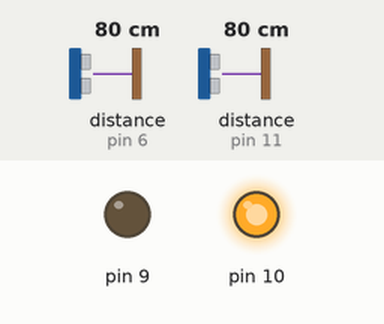
Recording of a sketch running on a simulated Arduino Uno, built with avr-gcc and run on an emulated ATmega328P. Shown: output pins drawn as LEDs (lit = HIGH). The inputs (shaded band) are chosen by the test bench; at power-on: distance to the obstacle (sensors on pin 6, pin 11) 80 cm. The echo pulse lasts 58.3 µs per cm; what the sketch prints to the serial monitor is not drawn.

Above: at 3.8 s.
3.9 s: distance to the obstacle (sensor on pin 6) set to 54 cm
6.2 s: distance to the obstacle (sensor on pin 6) set to 45 cm
At 8.4 s:
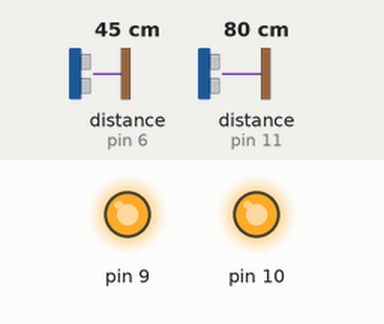
9.1 s: distance to the obstacle (sensor on pin 6) set to 54 cm
11.4 s: distance to the obstacle (sensor on pin 6) set to 62 cm
At 13.4 s:
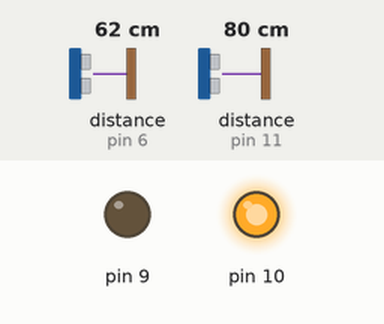
13.7 s: distance to the obstacle (sensor on pin 6) set to 2 cm
At 14.5 s:
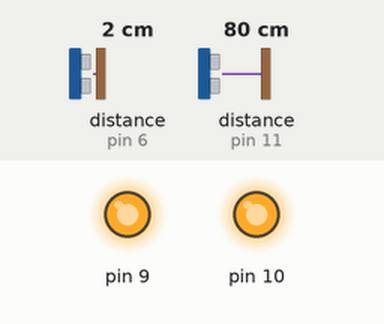
Timing chart, 0 to 16.7 s (numbered marks = the images above; inputs shaded):
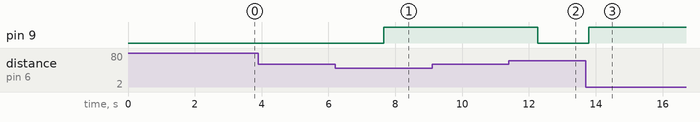

The sketch:

final_.ino
```cpp
#include <NewPing.h>

#define TRIGGER_PIN  12  // Arduino pin tied to trigger pin on the ultrasonic sensor.
#define ECHO_PIN     11  // Arduino pin tied to echo pin on the ultrasonic sensor.
#define TRIGGER_PIN_2  7  // Arduino pin tied to trigger pin on the ultrasonic sensor.
#define ECHO_PIN_2     6  // Arduino pin tied to echo pin on the ultrasonic sensor.
#define MAX_DISTANCE 200 // Maximum distance we want to ping for (in centimeters). Maximum sensor distance is rated at 400-500cm.

NewPing sonar(TRIGGER_PIN, ECHO_PIN, MAX_DISTANCE); // NewPing setup of pins and maximum distance.
NewPing sonar_2(TRIGGER_PIN_2, ECHO_PIN_2, MAX_DISTANCE); // NewPing setup of pins and maximum distance.
long distancia;
long distancia_2;

void setup() {
 Serial.begin(115200); // Open serial monitor at 115200 baud to see ping results.
 pinMode(9,OUTPUT);
 pinMode(10,OUTPUT);
 digitalWrite(9,LOW);
 digitalWrite(10,HIGH);

}

void loop() {
 delay(1500);                      // Wait 50ms between pings (about 20 pings/sec). 29ms should be the shortest delay between pings.

 digitalWrite(ECHO_PIN, LOW);
 digitalWrite(ECHO_PIN_2, LOW);
 unsigned int uS = sonar.ping(); // Send ping, get ping time in microseconds (uS).
 Serial.print("Ping: ");
 Serial.print(uS / US_ROUNDTRIP_CM); // Convert ping time to distance in cm and print result (0 = outside set distance range)
 Serial.println("cm");
 unsigned int uS_2 = sonar_2.ping(); // Send ping, get ping time in microseconds (uS).
 Serial.print("Ping_2: ");
 Serial.print(uS_2 / US_ROUNDTRIP_CM); // Convert ping time to distance in cm and print result (0 = outside set distance range)
 Serial.println("cm");
 distancia_2 = (uS_2 / US_ROUNDTRIP_CM);
 distancia = (uS / US_ROUNDTRIP_CM);
 if (distancia < 50 || distancia_2 < 50 ) {digitalWrite(9,HIGH);}
 if (distancia > 60 && distancia_2 > 60 ) {digitalWrite(9,LOW);}

 for (int note = 0x1E; note < 0x5A; note ++) {
    //Note on channel 1 (0x90), some note value (note), middle velocity (0x45):
    noteOn(0x90, note, 0x45);
   //Note on channel 1 (0x90), some note value (note), silent velocity (0x00):
    noteOn(0x90, note, 0x00);

  }
  }
  void noteOn(int cmd, int pitch, int velocity) {
  Serial.write(cmd);
  Serial.write(pitch);
  Serial.write(velocity);
}
```

Measured:
- the behaviour switches between 49 and 48 cm on distance to the obstacle (sensor on pin 6) (found by bisection; images 0 and 1)
- the behaviour switches between 59 and 60 cm on distance to the obstacle (sensor on pin 6) (found by bisection; images 1 and 2)
- after the input at 3.9 s, every drawn part: stays the same
- after the input at 6.2 s, pin 9: LOW → HIGH after 1.5 s
- after the input at 9.1 s, every drawn part: stays the same
- after the input at 11.4 s, pin 9: HIGH → LOW after 0.86 s
- after the input at 13.7 s, pin 9: LOW → HIGH after 0.09 s
